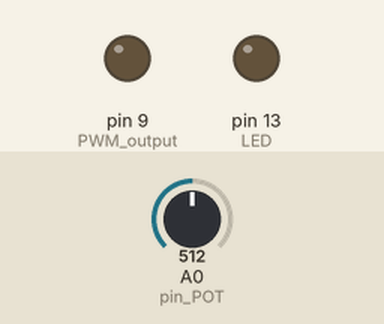
A sketch run on a simulated Arduino Uno, built with avr-gcc and run on an emulated ATmega328P. On the bench: output pins drawn as LEDs (lit = HIGH). Dashed ring = blinking. The inputs (shaded band) are chosen by the test bench; at power-on: A0 (pin_POT) = 512.

Above: at 0.1 s.
At 1.27 s:
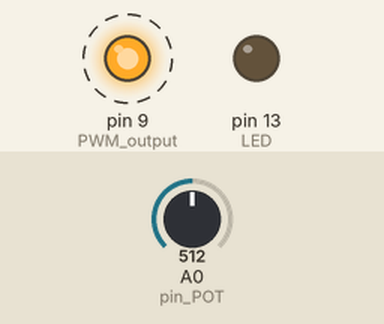
1.3 s: A0 (pin_POT) set to 900
4.3 s: A0 (pin_POT) set to 716
Timing chart, 0 to 13.3 s (numbered marks = the images above; inputs shaded):
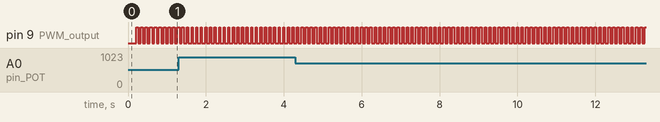

The sketch:

UNO_Leaf_DC-DC_Converter_8_5Hz__example_two.ino
```cpp
/*
 *      Nissan LEAF DC-DC converter Modulator.
 *
 *      Example setup of TIMER 1 on the Arduino UNO / NAN0 etc
 *
 *      ** According to Jim Hanna,
 *          https://youtu.be/ipEzK1yzxHY?t=6424
 *          The 8.5Hz pwm signal inversely controls the output voltage
 *          from 13.0 Volts to 15.0 Volts at pwm = 20%
 *
 *
 *      Andrew McKinnon
 *
 */


#define MIN_VOLTS         13000   //  milliVolts
#define MAX_VOLTS         15000   //  milliVolts
#define MAX_VOLTAGE_PWM   20  // percent
#define MIN_VOLTAGE_PWM   80

/*----------------------------------------
 *    #defines required to set up Timer 1
 ----------------------------------------*/

#define PRESCALE_256  0B100
#define PRESCALE_64   0B011
#define WGM13         0B00010000

#define PRESCALE PRESCALE_64
#define PWMPERIOD 14706

//----------------------------

#define pin_POT     A0

void setup()
{
  pinMode(pin_POT,INPUT);
  pinMode(13,OUTPUT);  //  LED
  pinMode(9,OUTPUT);   //  PWM output
  noInterrupts();

  /*--------------------------------
   *    Timer 1 Setup
   *        period = 8.5Hz
   ---------------------------------*/

  TCCR1A = 0;
  TCCR1B = PRESCALE + WGM13 ;
  TCCR1A = 0B10100000;  //COM1x1 = 1;  Clr on match
  ICR1 = PWMPERIOD;
  OCR1A = 0;
  interrupts();
  //setPWM(9999);
  //setPWM_Percent(67);
}

void loop()
{
  int adc = analogRead(pin_POT);
  int myVolts = map(adc,0,1023,MIN_VOLTS,MAX_VOLTS);

  set_LeafDcDcConverterByVoltage(myVolts);
  delay(100);
}


void set_LeafDcDcConverterByVoltage(int milliVolts)
{
  unsigned int x;
  int v = constrain(milliVolts,MIN_VOLTS,MAX_VOLTS);
  x = map(v,MIN_VOLTS,MAX_VOLTS,MIN_VOLTAGE_PWM,MAX_VOLTAGE_PWM);
  setPWM_Percent(x);
}

void setPWM_Percent(int percent)
{
  unsigned int x;
  int p = constrain(percent,MAX_VOLTAGE_PWM,MIN_VOLTAGE_PWM);
  x = map(p,0,100,0,PWMPERIOD);
  setPWM(x);
}

void setPWM(int pwm)
{
  unsigned int x = (unsigned int) constrain(pwm,0,PWMPERIOD);
  OCR1A = x;
}
```

Measured:
- by itself, pin 9 (PWM_output): alternates HIGH for 0.05 s and LOW for 0.07 s
